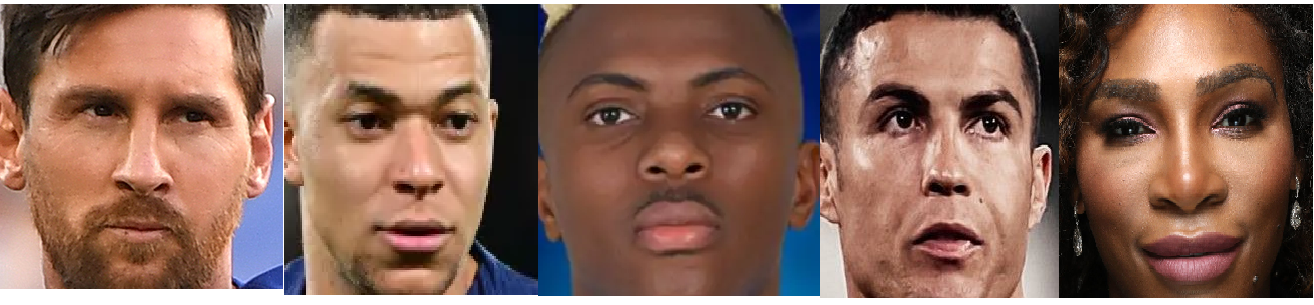
#> input picture Model/image.png, 1314 x 305 px, given in place of 208ccd6a50433afc0f9e828f6ab4cc38.jpg, which was not available; the run also reads 1 picture not shown here
$ jupyter execute --allow-errors sport_celeb_classifier.ipynb   (shell and % lines are left out)   (text cells are left out)
#> lines starting #> are read from the running program, lines starting #| are printed output that depends on the picture; pictures that were not available may be replaced by others from this repository, and a replacement may not be noted
[cell 1]
# Required Lib

"""
PyWavelets==0.5.2
opencv-python==3.4.3.18
seaborn==0.8.1
"""

[cell 2]
import numpy as np
import cv2
import matplotlib.pyplot as plt

[cell 3]
#read in sample image in RBG and Gray
img = cv2.imread(r'C:\Users\USER-PC\OneDrive\Data Analytics\Data Science_Machine Learning\Image classification project\model\datasets\serena williams\208ccd6a50433afc0f9e828f6ab4cc38.jpg')
#> img is the input picture: shape (305, 1314, 3); mean B, G, R 91.4, 105.4, 140.2
gray = cv2.cvtColor(img, cv2.COLOR_BGR2GRAY)
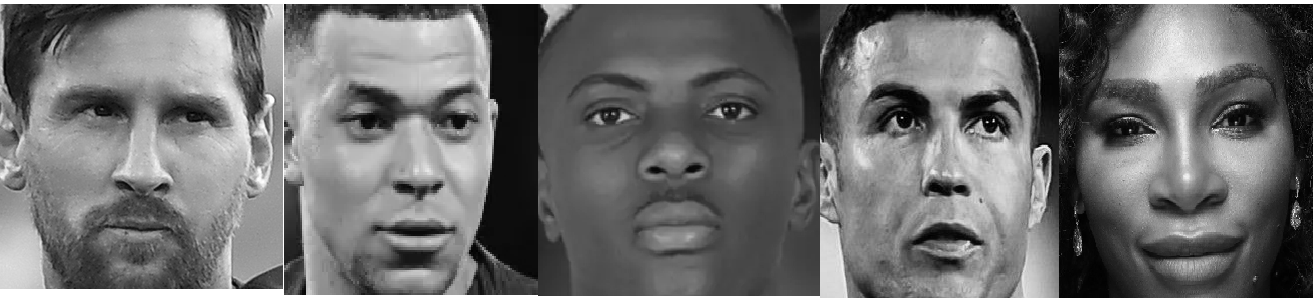
#> gray: shape (305, 1314); min 0, max 255, mean 114.2

[cell 4]
img.shape
#> Out = (305, 1314, 3)

[cell 5]
gray.shape
#> Out = (305, 1314)

[cell 6]
plt.imshow(img)

[cell 7]
gray

[cell 8]
plt.imshow(gray, cmap='gray')

[cell 9]
face_cascade = cv2.CascadeClassifier(r'C:\Users\USER-PC\OneDrive\Data Analytics\Data Science_Machine Learning\Image classification project\model\opencv\haarcascades\haarcascade_frontalface_default.xml')
eye_cascade =  cv2.CascadeClassifier(r'C:\Users\USER-PC\OneDrive\Data Analytics\Data Science_Machine Learning\Image classification project\model\opencv\haarcascades\haarcascade_eye.xml')

[cell 10]
# this extract the location of the face
faces = face_cascade.detectMultiScale(gray, 1.3, 5)
#> faces = [[19, 23, 250, 250], [300, 26, 233, 233], [830, 28, 235, 235], [558, 30, 239, 239], [1063, 32, 235, 235]]
faces
#> Out has the same summary as faces

[cell 11]
# setting the rectacgle points of the face to x,y,w,h
(x,y,w,h) = faces[0]
#> x = 19; y = 23; w = 250; h = 250
x,y,w,h
#> Out = (19, 23, 250, 250)

[cell 12]
# This detect only the face using face cascade default
face_img = cv2.rectangle(img,(x,y),(x+w,y+h),(255,0,0),2)
plt.imshow(face_img)

[cell 13]
# this capture both the face and the eyes
cv2.destroyAllWindows()
for (x,y,w,h) in faces:
    face_img = cv2.rectangle(img,(x,y),(x+w,y+h),(255,0,0),2)
    roi_gray = gray[y:y+h, x:x+w]
    roi_color = face_img[y:y+h, x:x+w]
    eyes = eye_cascade.detectMultiScale(roi_gray)
    for (ex,ey,ew,eh) in eyes:
        cv2.rectangle(roi_color,(ex,ey),(ex+ew,ey+eh),(0,255,0),2)
#> this loop made 5 passes
#> (x, y, w, h, eyes) on passes 1, 3, 4, 5: (19, 23, 250, 250, [[137, 62, 64, 64], [42, 50, 78, 78]]), (830, 28, 235, 235, [[38, 64, 58, 58], [129, 67, 58, 58], [81, 131, 63, 63]]), (558, 30, 239, 239, [[140, 48, 66, 66], [17, 54, 63, 63], [78, 122, 34, 34]]), (1063, 32, 235, 235, [[143, 59, 59, 59], [31, 66, 60, 60]])
#> pass 1, `roi_gray = gray[y:y+h, x:x+w]`:
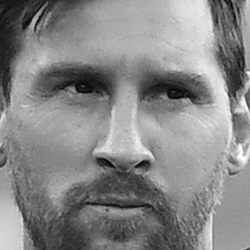
#> roi_gray: shape (250, 250); min 1, max 254, mean 134.8
#> pass 1, `roi_color = face_img[y:y+h, x:x+w]`:
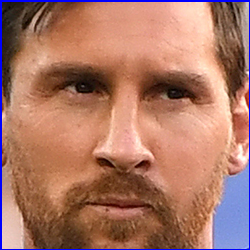
#> roi_color: shape (250, 250, 3); mean B, G, R 102.7, 118.8, 170.8
#> pass 2, `face_img = cv2.rectangle(img,(x,y),(x+w,y+h),(255,0,0),2)`:
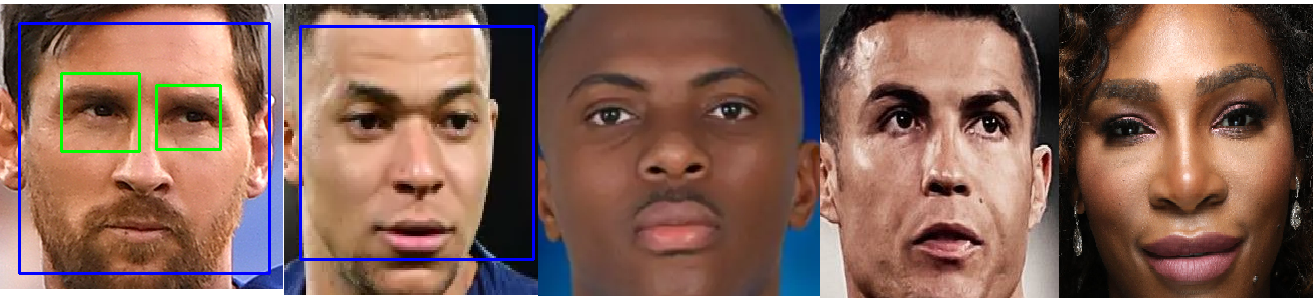
#> face_img: shape (305, 1314, 3); mean B, G, R 93.2, 104.3, 137.5
#> pass 2, `roi_gray = gray[y:y+h, x:x+w]`:
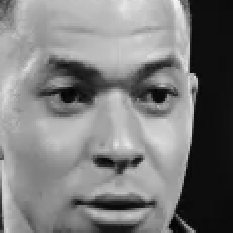
#> roi_gray: shape (233, 233); min 1, max 244, mean 124.1
#> after the loop:
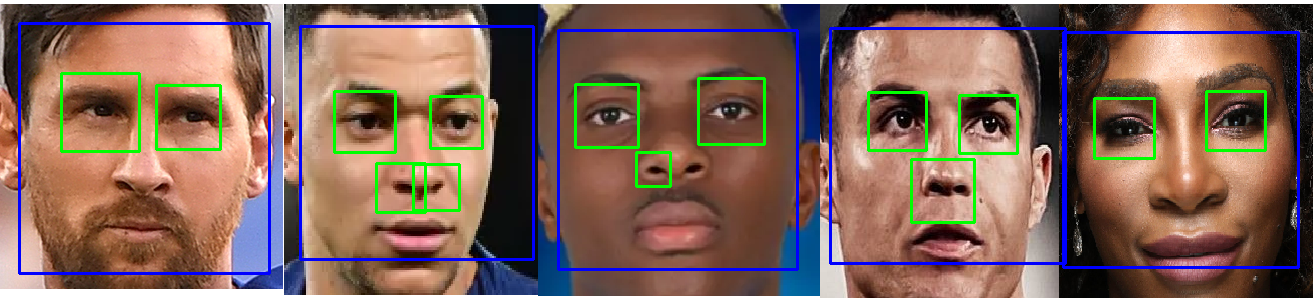
#> img: shape (305, 1314, 3); mean B, G, R 95.4, 105.7, 132.4
#> after the loop:
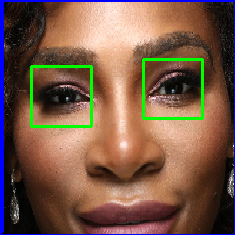
#> roi_color: shape (235, 235, 3); mean B, G, R 72.7, 89.4, 119.6
#> after the loop:
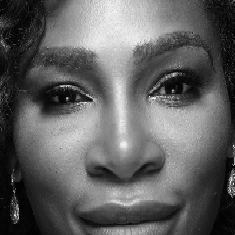
#> roi_gray: shape (235, 235); min 0, max 254, mean 96.3

plt.figure()
plt.imshow(face_img, cmap='gray')
plt.show()

[cell 14]
plt.imshow(roi_color, cmap='gray')

[cell 15]
def extract_cropped_images_2_eyes(image_path):
    img = cv2.imread(image_path)
    gray = cv2.cvtColor(img, cv2.COLOR_BGR2GRAY)
    faces = face_cascade.detectMultiScale(gray, 1.3, 5)
    for (x,y,w,h) in faces:
        roi_gray = gray[y:y+h, x:x+w]
        roi_color = img[y:y+h, x:x+w]
        eyes = eye_cascade.detectMultiScale(roi_gray)
        if len(eyes) >= 2:
            return roi_color

#> (a cell that did not finish here is left out)

[cell 17]
import numpy as np
import cv2
import matplotlib.pyplot as plt
import os
import shutil

[cell 18]
path_to_data = os.path.join('model', 'datasets')
path_to_cropped_data = os.path.join('model', 'datasets', 'cropped')

[cell 19]
import os
img_dirs = []
for entry in os.scandir(path_to_data):
    if entry.is_dir():
        img_dirs.append(entry.path)

[cell 20]
img_dirs

[cell 21]
import shutil
if os.path.exists(path_to_cropped_data):
     shutil.rmtree(path_to_cropped_data)
os.mkdir(path_to_cropped_data)

[cell 22]
import numpy as np
import cv2
import matplotlib.pyplot as plt
import os
import shutil


path_to_data = os.path.join('model', 'datasets')
path_to_cropped_data = os.path.join('model', 'datasets', 'cropped')

# Use os.path.join for creating cross-platform paths
face_cascade = cv2.CascadeClassifier(os.path.join('model', 'opencv', 'haarcascades', 'haarcascade_frontalface_default.xml'))
eye_cascade = cv2.CascadeClassifier(os.path.join('model', 'opencv', 'haarcascades', 'haarcascade_eye.xml'))

# [13 lines left out: function extract_cropped_images_2_eyes, not called in this run]


img_dirs = [entry.path for entry in os.scandir(path_to_data) if entry.is_dir()]

if os.path.exists(path_to_cropped_data):
    shutil.rmtree(path_to_cropped_data)
os.mkdir(path_to_cropped_data)

cropped_image_dirs = []
celebrity_file_names_dict = {}

for img_dir in img_dirs:
    count = 1
    celebrity_name = os.path.basename(img_dir)
    print(celebrity_name)

    celebrity_file_names_dict[celebrity_name] = []

    for entry in os.scandir(img_dir):
        roi_color = extract_cropped_images_2_eyes(entry.path)
        if roi_color is not None:
            cropped_folder = os.path.join(path_to_cropped_data, celebrity_name)
            if not os.path.exists(cropped_folder):
                os.makedirs(cropped_folder)
                cropped_image_dirs.append(cropped_folder)
                print('Generating cropped images in folder:', cropped_folder)

            cropped_file_name = f"{celebrity_name}{count}.png"
            cropped_file_path = os.path.join(cropped_folder, cropped_file_name)

            cv2.imwrite(cropped_file_path, roi_color)
            celebrity_file_names_dict[celebrity_name].append(cropped_file_path)
            count += 1  # Fixed the increment operation

[cell 23]
# Import necessary libraries
import numpy as np  # For numerical operations
import cv2  # For image processing
import matplotlib.pyplot as plt  # For plotting and visualization
import os  # For interacting with the operating system
import shutil  # For high-level file operations

# Define paths to the face and eye cascade models using cross-platform compatible paths
face_cascade = cv2.CascadeClassifier(os.path.join('model', 'opencv', 'haarcascades', 'haarcascade_frontalface_default.xml'))
eye_cascade = cv2.CascadeClassifier(os.path.join('model', 'opencv', 'haarcascades', 'haarcascade_eye.xml'))

# Function to extract cropped images with 2 eyes detected
# [13 lines left out: function extract_cropped_images_2_eyes, not called in this run]

# Define paths for data storage and processing
path_to_data = os.path.join('model', 'datasets')
path_to_cropped_data = os.path.join('model', 'datasets', 'cropped')

# Collect directories of images
img_dirs = [entry.path for entry in os.scandir(path_to_data) if entry.is_dir()]

# If the directory for cropped images exists, remove it and create a new one
if os.path.exists(path_to_cropped_data):
    shutil.rmtree(path_to_cropped_data)
os.mkdir(path_to_cropped_data)

# Initialize containers for processed data
cropped_image_dirs = []
celebrity_file_names_dict = {}

# Process each image directory
for img_dir in img_dirs:
    count = 1  # Initialize counter for naming cropped images
    celebrity_name = os.path.basename(img_dir)  # Extract celebrity name from the directory name
    print(celebrity_name)  # Print the celebrity name being processed

    celebrity_file_names_dict[celebrity_name] = []  # Initialize an entry in the dictionary for the celebrity

    # Process each image in the directory
    for entry in os.scandir(img_dir):
        roi_color = extract_cropped_images_2_eyes(entry.path)  # Extract the cropped image with 2 eyes
        if roi_color is not None:  # If a cropped image is returned
            cropped_folder = os.path.join(path_to_cropped_data, celebrity_name)  # Define the path for storing cropped images
            if not os.path.exists(cropped_folder):  # If the directory does not exist
                os.makedirs(cropped_folder)  # Create the directory
                cropped_image_dirs.append(cropped_folder)  # Add the directory to the list of cropped image directories
                print('Generating cropped images in folder:', cropped_folder)  # Print a message indicating the creation of the folder

            cropped_file_name = f"{celebrity_name}{count}.png"  # Define the file name for the cropped image
            cropped_file_path = os.path.join(cropped_folder, cropped_file_name)  # Define the full path for the cropped image

            cv2.imwrite(cropped_file_path, roi_color)  # Save the cropped image to the specified path
            celebrity_file_names_dict[celebrity_name].append(cropped_file_path)  # Add the path to the dictionary
            count += 1  # Increment the counter for the next image

#> (a cell that did not finish here is left out)

[cell 25]
celebrity_file_names_dict = {}
for img_dir in cropped_image_dirs:
    celebrity_name = img_dir.split('\\')[-1]
    file_list = []
    for entry in os.scandir(img_dir):
        file_list.append(entry.path)
    celebrity_file_names_dict[celebrity_name] = file_list
celebrity_file_names_dict

[cell 26]
import cv2
import numpy as np
import pywt

# [26 lines left out: function w2d, not called in this run]

#> (a cell that did not finish here is left out)

[cell 28]
# Assigning the y, which gonna be the name of the celeb. But we can use char but number.

class_dict = {}
count = 0
for celebrity_name in celebrity_file_names_dict.keys():
    class_dict[celebrity_name] = count
    count  = count + 1
class_dict


# it returns cropped as celeb
